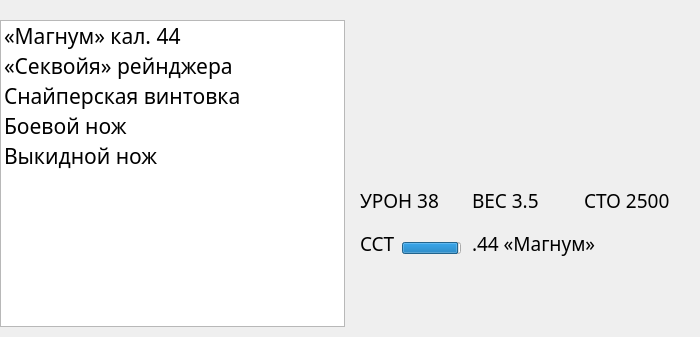
     <widget class="QWidget" name="aparrel2">
      <attribute name="title">
       <string>WEAPON</string>
      </attribute>
      <widget class="QListWidget" name="test_list">
       <property name="geometry">
        <rect>
         <x>0</x>
         <y>20</y>
         <width>345</width>
         <height>307</height>
        </rect>
       </property>
       <property name="font">
        <font>
         <family>Roboto Mono</family>
         <pointsize>16</pointsize>
         <weight>50</weight>
         <bold>false</bold>
        </font>
       </property>
       <property name="focusPolicy">
        <enum>Qt::NoFocus</enum>
       </property>
       <property name="contextMenuPolicy">
        <enum>Qt::DefaultContextMenu</enum>
       </property>
       <property name="verticalScrollBarPolicy">
        <enum>Qt::ScrollBarAlwaysOff</enum>
       </property>
       <property name="horizontalScrollBarPolicy">
        <enum>Qt::ScrollBarAlwaysOff</enum>
       </property>
       <property name="sizeAdjustPolicy">
        <enum>QAbstractScrollArea::AdjustIgnored</enum>
       </property>
       <property name="autoScroll">
        <bool>false</bool>
       </property>
       <property name="editTriggers">
        <set>QAbstractItemView::NoEditTriggers</set>
       </property>
       <property name="showDropIndicator" stdset="0">
        <bool>false</bool>
       </property>
       <property name="flow">
        <enum>QListView::TopToBottom</enum>
       </property>
       <property name="selectionRectVisible">
        <bool>false</bool>
       </property>
       <property name="currentRow">
        <number>-1</number>
       </property>
       <item>
        <property name="text">
         <string>«Магнум» кал. 44</string>
        </property>
       </item>
       <item>
        <property name="text">
         <string>«Секвойя» рейнджера</string>
        </property>
       </item>
       <item>
        <property name="text">
         <string>Снайперская винтовка</string>
        </property>
       </item>
       <item>
        <property name="text">
         <string>Боевой нож</string>
        </property>
       </item>
       <item>
        <property name="text">
         <string>Выкидной нож</string>
        </property>
       </item>
      </widget>
      <widget class="QLabel" name="weapon_image">
       <property name="geometry">
        <rect>
         <x>360</x>
         <y>20</y>
         <width>331</width>
         <height>151</height>
        </rect>
       </property>
       <property name="text">
        <string>&lt;html&gt;&lt;head/&gt;&lt;body&gt;&lt;p&gt;&lt;br/&gt;&lt;/p&gt;&lt;/body&gt;&lt;/html&gt;</string>
       </property>
       <property name="alignment">
        <set>Qt::AlignCenter</set>
       </property>
      </widget>
      <widget class="QLabel" name="w_damage_label">
       <property name="geometry">
        <rect>
         <x>360</x>
         <y>181</y>
         <width>107</width>
         <height>38</height>
        </rect>
       </property>
       <property name="font">
        <font>
         <family>Roboto Mono</family>
         <pointsize>14</pointsize>
        </font>
       </property>
       <property name="text">
        <string>УРОН 38</string>
       </property>
      </widget>
      <widget class="QLabel" name="w_weight_label">
       <property name="geometry">
        <rect>
         <x>472</x>
         <y>181</y>
         <width>107</width>
         <height>38</height>
        </rect>
       </property>
       <property name="font">
        <font>
         <family>Roboto Mono</family>
         <pointsize>14</pointsize>
        </font>
       </property>
       <property name="text">
        <string>ВЕС 3.5</string>
       </property>
      </widget>
      <widget class="QLabel" name="w_cost_label">
       <property name="geometry">
        <rect>
         <x>584</x>
         <y>181</y>
         <width>107</width>
         <height>38</height>
        </rect>
       </property>
       <property name="font">
        <font>
         <family>Roboto Mono</family>
         <pointsize>14</pointsize>
        </font>
       </property>
       <property name="text">
        <string>СТО 2500</string>
       </property>
      </widget>
      <widget class="QLabel" name="w_durability_label">
       <property name="geometry">
        <rect>
         <x>360</x>
         <y>224</y>
         <width>107</width>
         <height>38</height>
        </rect>
       </property>
       <property name="font">
        <font>
         <family>Roboto Mono</family>
         <pointsize>14</pointsize>
        </font>
       </property>
       <property name="text">
        <string>ССТ</string>
       </property>
      </widget>
      <widget class="QProgressBar" name="w_durability_PB">
       <property name="geometry">
        <rect>
         <x>402</x>
         <y>242</y>
         <width>59</width>
         <height>12</height>
        </rect>
       </property>
       <property name="value">
        <number>96</number>
       </property>
       <property name="textVisible">
        <bool>false</bool>
       </property>
      </widget>
      <widget class="QLabel" name="w_ammo_label">
       <property name="geometry">
        <rect>
         <x>472</x>
         <y>224</y>
         <width>219</width>
         <height>38</height>
        </rect>
       </property>
       <property name="font">
        <font>
         <family>Roboto Mono</family>
         <pointsize>14</pointsize>
        </font>
       </property>
       <property name="text">
        <string>.44 «Магнум»</string>
       </property>
      </widget>
      <widget class="QLabel" name="w_effect_label">
       <property name="geometry">
        <rect>
         <x>360</x>
         <y>267</y>
         <width>331</width>
         <height>61</height>
        </rect>
       </property>
       <property name="font">
        <font>
         <family>Roboto Mono</family>
         <pointsize>14</pointsize>
        </font>
       </property>
       <property name="text">
        <string/>
       </property>
       <property name="alignment">
        <set>Qt::AlignLeading|Qt::AlignLeft|Qt::AlignTop</set>
       </property>
       <property name="wordWrap">
        <bool>true</bool>
       </property>
      </widget>
     </widget>
